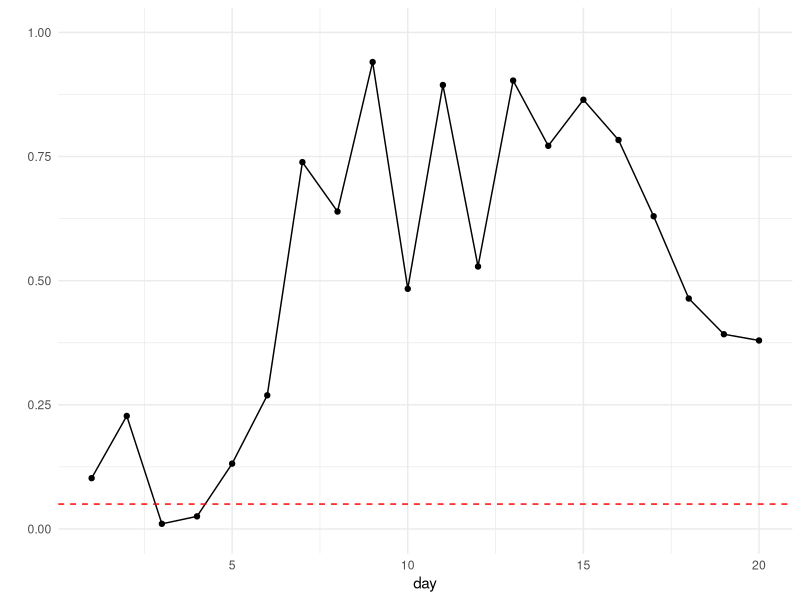

Reproduce this figure in R. (Note: this script raises an error after producing the figure.)
## ---- chunk 1
#| echo: false
#| warning: false 

library(tidyverse)
library(ggplot2)
theme_set(theme_minimal())
## ---- chunk 2
#| code-fold: true 
# set random seed 
set.seed(57)
# simulate daily clicks 
clicks_A_daily <- rbinom(20, size = 10000, prob = 0.001)
clicks_B_daily <- rbinom(20, size = 10000, prob = 0.001)
# calculate cumulative clicks 
clicks_A_cum <- cumsum(clicks_A_daily)
clicks_B_cum <- cumsum(clicks_B_daily)

impressions_cum <- (1:20) * 10000

# loop and calculate p-value for each day 
p_values_cum <- numeric(20)

for (d in 1:20) {
  k_A <- clicks_A_cum[d]
  k_B <- clicks_B_cum[d]
  n_total <- d * 10000
  
  observed_data <- matrix(
    c(k_A, n_total - k_A,
      k_B, n_total - k_B), 
    nrow = 2, 
    byrow = TRUE
  )
  
  test_result <- chisq.test(observed_data, correct = FALSE)
  
  p_values_cum[d] <- test_result$p.value
}

# p_values_cum
## ---- chunk 3
#| code-fold: true 
#| echo: false 
#| output: false 

df <- p_values_cum %>% as_tibble() %>% 
  mutate(day = 1:20)

df %>% ggplot(aes(x = day, y = value)) + 
  geom_line() + 
  geom_point() + 
  geom_hline(yintercept = 0.05, color = "red", linetype="dashed") + 
  ylim(0, 1) + xlim(1, 20) + labs(y = "")

# turn this into ojs compatiable 
ojs_define(day_data = df)
## ---- chunk 4
#| code-fold: true 
# define function for simulation 

clicks_A_all <- matrix(rbinom(20 * 100, size = 10000, prob = 0.001), nrow=100, ncol=20)
clicks_B_all <- matrix(rbinom(20 * 100, size = 10000, prob = 0.001), nrow=100, ncol=20)

sim_one_day <- function(i){
  # simulate daily clicks 
  clicks_A_daily <- rbinom(20 * 100, size = 10000, prob = 0.001)
  clicks_B_daily <- rbinom(20, size = 10000, prob = 0.001)
  # calculate cumulative clicks 
  clicks_A_cum <- cumsum(clicks_A_daily)
  clicks_B_cum <- cumsum(clicks_B_daily)
  
  impressions_cum <- (1:20) * 10000
  
  # loop and calculate p-value for each day 
  p_values_cum <- numeric(20)
  
  for (d in 1:20) {
    k_A <- clicks_A_cum[d]
    k_B <- clicks_B_cum[d]
    n_total <- d * 10000
    
    observed_data <- matrix(
      c(k_A, n_total - k_A,
        k_B, n_total - k_B), 
      nrow = 2, 
      byrow = TRUE
    )
    
    test_result <- chisq.test(observed_data, correct = FALSE)
    
    p_values_cum[d] <- test_result$p.value
  }
  
  p_values_cum %>% as_tibble(.) %>% 
    mutate(day = 1:20, 
           exp_id = i)
}

total_sim_df <- data.frame()

for (i in 1:100){
  total_sim_df <- rbind(total_sim_df, sim_one_day(i))
}

total_sim_df <- total_sim_df %>% group_by(exp_id) %>% 
  mutate(ever_sig = any(value <= 0.05)) %>% 
  ungroup(.)

total_sim_df %>% group_by(ever_sig) %>% count(.)

total_sim_df %>% ggplot(aes(x = day, y = value, group=exp_id, color = ever_sig)) + 
  geom_line(alpha = 0.7) + 
  scale_color_manual(
        name = "Ever Significant",
        values = c("TRUE" = "red", "FALSE" = "gray60"),
        labels = c("TRUE" = "Crossed p=0.05", "FALSE" = "Never Crossed")
    ) +
  geom_hline(yintercept = 0.05, color = "red")
## ---- chunk 5
# code-fold: true 
# test to see if this is right ... 
chisq.test(matrix(c(127, 5734 - 127, 
  174, 5851 - 174), nrow=2, byrow= TRUE))
